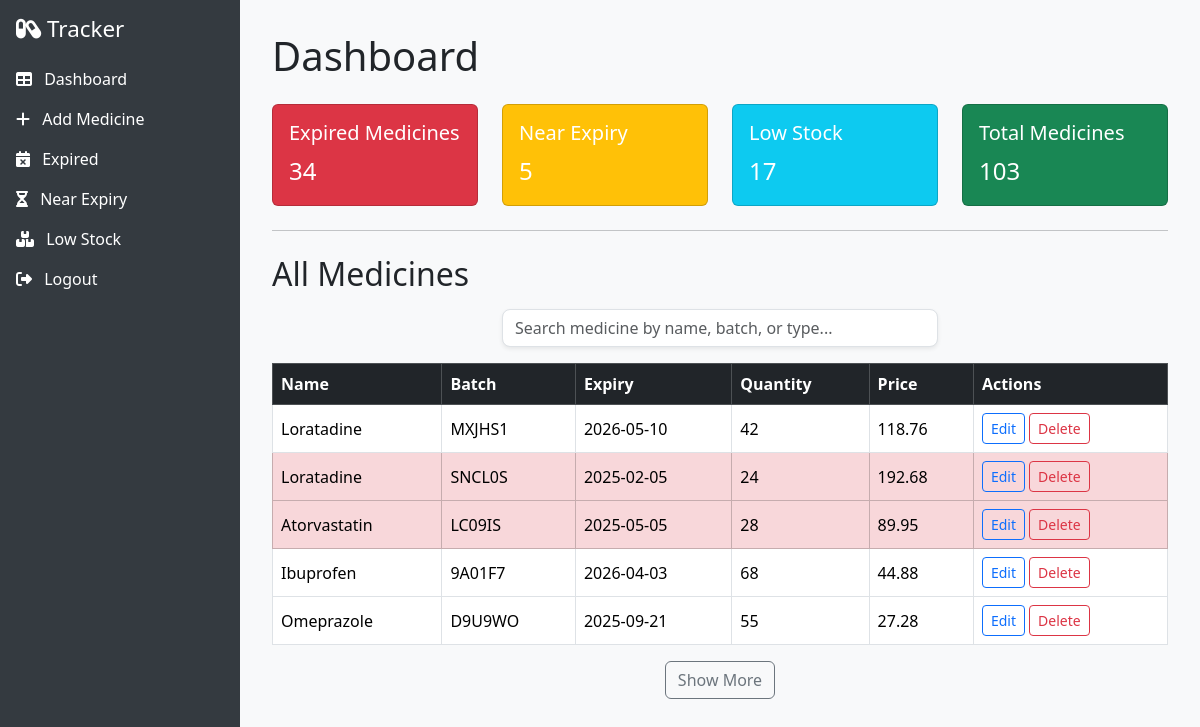
The page / (signed in) on the database its author committed.
### tables this page shows
CREATE TABLE medicines (
    id INTEGER PRIMARY KEY AUTOINCREMENT,
    name TEXT,
    batch_number TEXT,
    expiry_date TEXT,
    quantity INTEGER,
    price REAL,
    alert_level INTEGER
);

### app.py (the view)
@app.route('/')
def index():
    if 'user' not in session:
        flash('Session expired. Please log in again.')
        return redirect(url_for('login'))
    query = request.args.get('q', '').strip()
    conn = sqlite3.connect('database.db')
    c = conn.cursor()
    if query:
        c.execute("SELECT * FROM medicines WHERE name LIKE ?", ('%' + query + '%',))
    else:
        c.execute("SELECT * FROM medicines")
    medicines = c.fetchall()
    c.execute("SELECT COUNT(*) FROM medicines")
    total_medicines = c.fetchone()[0]
    conn.close()
    today = datetime.today().date()
    soon = today + timedelta(days=30)
    expired = []
    near_expiry = []
    low_stock = []
    for med in medicines:
        exp_date = datetime.strptime(med[3], '%Y-%m-%d').date()
        if exp_date < today:
            expired.append(med)
        elif today <= exp_date <= soon:
            near_expiry.append(med)
        if med[4] <= med[6]:  # quantity <= alert_level
            low_stock.append(med)
    return render_template('index.html',
                       medicines=medicines,
                       expired=expired,
                       near_expiry=near_expiry,
                       low_stock=low_stock,
                       total_medicines=total_medicines)

### templates/index.html (shortened to what this page needs)
{% extends "base.html" %}
{% block content %}
<h1 class="mb-4">Dashboard</h1>
<div class="row g-4">
    <div class="col-md-3">
        <div class="card text-white bg-danger">
            <div class="card-body">
                <h5 class="card-title">Expired Medicines</h5>
                <p class="card-text fs-4">{{ expired|length }}</p>
            </div>
        </div>
    </div>
    <div class="col-md-3">
        <div class="card text-white bg-warning">
            <div class="card-body">
                <h5 class="card-title">Near Expiry</h5>
                <p class="card-text fs-4">{{ near_expiry|length }}</p>
            </div>
        </div>
    </div>
    <div class="col-md-3">
        <div class="card text-white bg-info">
            <div class="card-body">
                <h5 class="card-title">Low Stock</h5>
                <p class="card-text fs-4">{{ low_stock|length }}</p>
            </div>
        </div>
    </div>
    <div class="col-md-3">
        <div class="card text-white bg-success">
            <div class="card-body">
                <h5 class="card-title">Total Medicines</h5>
                <p class="card-text fs-4">{{ total_medicines }}</p>
            </div>
        </div>
    </div>
</div>
<hr class="my-4">
<h2 class="mb-3">All Medicines</h2>
{% if medicines|length == 0 %}
    <p>No medicines available.</p>
{% else %}
    <div class="row mb-3">
        <div class="col-md-6 offset-md-3">
            <input type="text" id="medicineSearch" class="form-control rounded-3 shadow-sm" placeholder="Search medicine by name, batch, or type...">
        </div>
    </div>
    <div class="table-responsive">
        <table class="table table-bordered table-hover align-middle">
            <thead class="table-dark">
                <tr>
                    <th>Name</th>
                    <th>Batch</th>
                    <th>Expiry</th>
                    <th>Quantity</th>
                    <th>Price</th>
                    <th>Actions</th>
                </tr>
            </thead>
            <tbody id="medicineTable">
                {% for med in medicines %}
                <tr class="
                    {% if med in expired %}table-danger{% elif med in near_expiry %}table-warning{% elif med in low_stock %}table-info{% endif %}
                ">
                    <td>{{ med[1] }}</td>
                    <td>{{ med[2] }}</td>
                    <td>{{ med[3] }}</td>
                    <td>{{ med[4] }}</td>
                    <td>{{ med[5] }}</td>
                    <td>
                        <a href="{{ url_for('edit_medicine', id=med[0]) }}" class="btn btn-sm btn-outline-primary">Edit</a>
                        <a href="{{ url_for('delete_medicine', id=med[0]) }}" class="btn btn-sm btn-outline-danger" onclick="return confirm('Are you sure?');">Delete</a>
                    </td>
                </tr>
                {% endfor %}
            </tbody>
        </table>
    </div>
    <div class="text-center">
        <button id="toggleBtn" class="btn btn-outline-secondary">Show More</button>
    </div>
{% endif %}
{% endblock %}

### templates/base.html (style rules this page uses)
body { display: flex; min-height: 100vh; }

### rows shown on the page
medicines: name "Loratadine", batch_number "MXJHS1", expiry_date "2026-05-10", quantity "42", price "118.76"
medicines: name "Loratadine", batch_number "SNCL0S", expiry_date "2025-02-05", quantity "24", price "192.68"
medicines: name "Atorvastatin", batch_number "LC09IS", expiry_date "2025-05-05", quantity "28", price "89.95"
medicines: name "Ibuprofen", batch_number "9A01F7", expiry_date "2026-04-03", quantity "68", price "44.88"
medicines: name "Omeprazole", batch_number "D9U9WO", expiry_date "2025-09-21", quantity "55", price "27.28"

### other values the page prints
{{ expired|length }} "34"
{{ near_expiry|length }} "5"
{{ low_stock|length }} "17"
{{ total_medicines }} "103"
